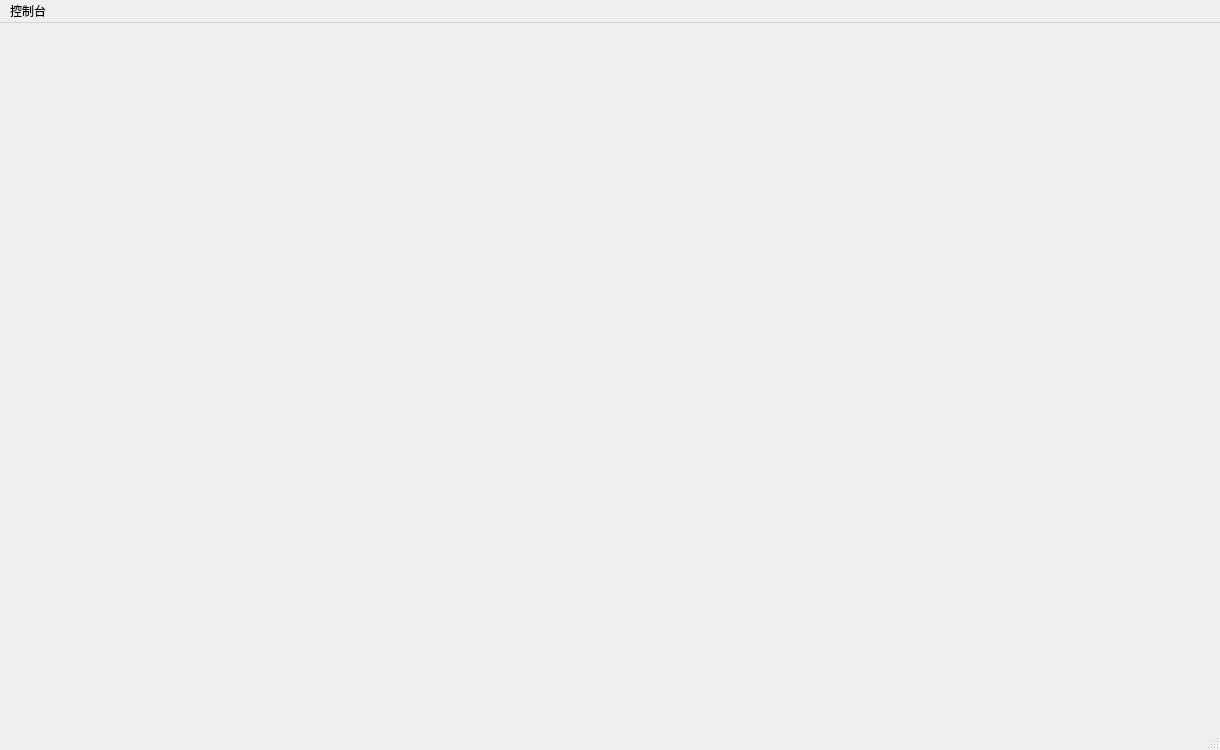
<?xml version="1.0" encoding="UTF-8"?>
<ui version="4.0">
 <class>MainWindow</class>
 <widget class="QMainWindow" name="MainWindow">
  <property name="geometry">
   <rect>
    <x>0</x>
    <y>0</y>
    <width>1220</width>
    <height>750</height>
   </rect>
  </property>
  <property name="windowTitle">
   <string>MainWindow</string>
  </property>
  <property name="autoFillBackground">
   <bool>true</bool>
  </property>
  <widget class="QWidget" name="centralWidget"/>
  <widget class="QMenuBar" name="menuBar">
   <property name="geometry">
    <rect>
     <x>0</x>
     <y>0</y>
     <width>1220</width>
     <height>22</height>
    </rect>
   </property>
   <property name="acceptDrops">
    <bool>false</bool>
   </property>
   <widget class="QMenu" name="menu">
    <property name="title">
     <string>控制台</string>
    </property>
    <addaction name="action"/>
    <addaction name="action_2"/>
    <addaction name="action_3"/>
   </widget>
   <addaction name="menu"/>
  </widget>
  <widget class="QStatusBar" name="statusBar"/>
  <action name="action">
   <property name="text">
    <string>列车时刻表</string>
   </property>
  </action>
  <action name="action_2">
   <property name="text">
    <string>添加列车班次</string>
   </property>
  </action>
  <action name="action_3">
   <property name="text">
    <string>模拟时间</string>
   </property>
  </action>
 </widget>
 <layoutdefault spacing="6" margin="11"/>
 <resources/>
 <connections/>
</ui>
